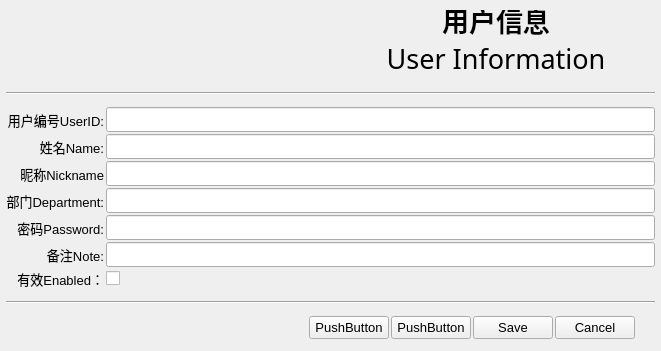
<?xml version="1.0" encoding="UTF-8"?>
<ui version="4.0">
 <class>Form</class>
 <widget class="QWidget" name="Form">
  <property name="geometry">
   <rect>
    <x>0</x>
    <y>0</y>
    <width>661</width>
    <height>351</height>
   </rect>
  </property>
  <property name="maximumSize">
   <size>
    <width>661</width>
    <height>500</height>
   </size>
  </property>
  <property name="font">
   <font>
    <family>Arial</family>
    <pointsize>10</pointsize>
   </font>
  </property>
  <property name="windowTitle">
   <string>Order</string>
  </property>
  <layout class="QVBoxLayout" name="verticalLayout_2">
   <property name="spacing">
    <number>2</number>
   </property>
   <property name="leftMargin">
    <number>6</number>
   </property>
   <property name="topMargin">
    <number>0</number>
   </property>
   <property name="rightMargin">
    <number>6</number>
   </property>
   <property name="bottomMargin">
    <number>2</number>
   </property>
   <item>
    <layout class="QHBoxLayout" name="horizontalLayout_2">
     <property name="bottomMargin">
      <number>10</number>
     </property>
     <item>
      <widget class="QLabel" name="label_logo">
       <property name="minimumSize">
        <size>
         <width>329</width>
         <height>60</height>
        </size>
       </property>
       <property name="maximumSize">
        <size>
         <width>329</width>
         <height>60</height>
        </size>
       </property>
       <property name="text">
        <string/>
       </property>
       <property name="pixmap">
        <pixmap>../res/Zions_100.png</pixmap>
       </property>
       <property name="scaledContents">
        <bool>true</bool>
       </property>
      </widget>
     </item>
     <item>
      <layout class="QVBoxLayout" name="verticalLayout">
       <property name="spacing">
        <number>0</number>
       </property>
       <item>
        <widget class="QLabel" name="label_18">
         <property name="minimumSize">
          <size>
           <width>0</width>
           <height>30</height>
          </size>
         </property>
         <property name="maximumSize">
          <size>
           <width>16777215</width>
           <height>30</height>
          </size>
         </property>
         <property name="font">
          <font>
           <pointsize>20</pointsize>
           <weight>75</weight>
           <bold>true</bold>
          </font>
         </property>
         <property name="text">
          <string>用户信息</string>
         </property>
         <property name="alignment">
          <set>Qt::AlignBottom|Qt::AlignHCenter</set>
         </property>
        </widget>
       </item>
       <item>
        <widget class="QLabel" name="label_19">
         <property name="minimumSize">
          <size>
           <width>0</width>
           <height>30</height>
          </size>
         </property>
         <property name="maximumSize">
          <size>
           <width>16777215</width>
           <height>30</height>
          </size>
         </property>
         <property name="font">
          <font>
           <family>Algerian</family>
           <pointsize>20</pointsize>
           <weight>50</weight>
           <bold>false</bold>
          </font>
         </property>
         <property name="text">
          <string>User Information</string>
         </property>
         <property name="alignment">
          <set>Qt::AlignHCenter|Qt::AlignTop</set>
         </property>
        </widget>
       </item>
      </layout>
     </item>
    </layout>
   </item>
   <item>
    <widget class="Line" name="line">
     <property name="orientation">
      <enum>Qt::Horizontal</enum>
     </property>
    </widget>
   </item>
   <item>
    <layout class="QGridLayout" name="gridLayout">
     <item row="6" column="0">
      <widget class="QLabel" name="label">
       <property name="text">
        <string>有效Enabled：</string>
       </property>
       <property name="alignment">
        <set>Qt::AlignRight|Qt::AlignTrailing|Qt::AlignVCenter</set>
       </property>
      </widget>
     </item>
     <item row="6" column="1">
      <widget class="QCheckBox" name="fEnabled">
       <property name="text">
        <string/>
       </property>
      </widget>
     </item>
     <item row="3" column="0">
      <widget class="QLabel" name="label_14">
       <property name="minimumSize">
        <size>
         <width>0</width>
         <height>25</height>
        </size>
       </property>
       <property name="sizeIncrement">
        <size>
         <width>0</width>
         <height>25</height>
        </size>
       </property>
       <property name="text">
        <string>部门Department:</string>
       </property>
       <property name="alignment">
        <set>Qt::AlignRight|Qt::AlignTrailing|Qt::AlignVCenter</set>
       </property>
      </widget>
     </item>
     <item row="2" column="1">
      <widget class="QLineEdit" name="fNickname">
       <property name="minimumSize">
        <size>
         <width>0</width>
         <height>25</height>
        </size>
       </property>
       <property name="sizeIncrement">
        <size>
         <width>0</width>
         <height>25</height>
        </size>
       </property>
      </widget>
     </item>
     <item row="5" column="0">
      <widget class="QLabel" name="label_15">
       <property name="minimumSize">
        <size>
         <width>0</width>
         <height>25</height>
        </size>
       </property>
       <property name="sizeIncrement">
        <size>
         <width>0</width>
         <height>25</height>
        </size>
       </property>
       <property name="text">
        <string>备注Note:</string>
       </property>
       <property name="alignment">
        <set>Qt::AlignRight|Qt::AlignTrailing|Qt::AlignVCenter</set>
       </property>
      </widget>
     </item>
     <item row="3" column="1">
      <widget class="QLineEdit" name="fAreaCode">
       <property name="minimumSize">
        <size>
         <width>0</width>
         <height>25</height>
        </size>
       </property>
       <property name="sizeIncrement">
        <size>
         <width>0</width>
         <height>25</height>
        </size>
       </property>
       <property name="clearButtonEnabled">
        <bool>true</bool>
       </property>
      </widget>
     </item>
     <item row="0" column="1">
      <widget class="QLineEdit" name="fUserID">
       <property name="minimumSize">
        <size>
         <width>0</width>
         <height>25</height>
        </size>
       </property>
       <property name="sizeIncrement">
        <size>
         <width>0</width>
         <height>25</height>
        </size>
       </property>
       <property name="readOnly">
        <bool>true</bool>
       </property>
       <property name="clearButtonEnabled">
        <bool>true</bool>
       </property>
      </widget>
     </item>
     <item row="4" column="0">
      <widget class="QLabel" name="label_12">
       <property name="minimumSize">
        <size>
         <width>0</width>
         <height>25</height>
        </size>
       </property>
       <property name="sizeIncrement">
        <size>
         <width>0</width>
         <height>25</height>
        </size>
       </property>
       <property name="text">
        <string>密码Password:</string>
       </property>
       <property name="alignment">
        <set>Qt::AlignRight|Qt::AlignTrailing|Qt::AlignVCenter</set>
       </property>
      </widget>
     </item>
     <item row="1" column="1">
      <widget class="QLineEdit" name="fUsername">
       <property name="minimumSize">
        <size>
         <width>0</width>
         <height>25</height>
        </size>
       </property>
       <property name="sizeIncrement">
        <size>
         <width>0</width>
         <height>25</height>
        </size>
       </property>
       <property name="placeholderText">
        <string/>
       </property>
       <property name="clearButtonEnabled">
        <bool>true</bool>
       </property>
      </widget>
     </item>
     <item row="2" column="0">
      <widget class="QLabel" name="label_7">
       <property name="minimumSize">
        <size>
         <width>0</width>
         <height>25</height>
        </size>
       </property>
       <property name="sizeIncrement">
        <size>
         <width>0</width>
         <height>25</height>
        </size>
       </property>
       <property name="text">
        <string>昵称Nickname</string>
       </property>
       <property name="alignment">
        <set>Qt::AlignRight|Qt::AlignTrailing|Qt::AlignVCenter</set>
       </property>
      </widget>
     </item>
     <item row="5" column="1">
      <widget class="QLineEdit" name="fWeb">
       <property name="minimumSize">
        <size>
         <width>0</width>
         <height>25</height>
        </size>
       </property>
       <property name="sizeIncrement">
        <size>
         <width>0</width>
         <height>25</height>
        </size>
       </property>
       <property name="clearButtonEnabled">
        <bool>true</bool>
       </property>
      </widget>
     </item>
     <item row="0" column="0">
      <widget class="QLabel" name="label_13">
       <property name="text">
        <string>用户编号UserID:</string>
       </property>
       <property name="alignment">
        <set>Qt::AlignRight|Qt::AlignTrailing|Qt::AlignVCenter</set>
       </property>
      </widget>
     </item>
     <item row="4" column="1">
      <widget class="QLineEdit" name="fTelefone">
       <property name="minimumSize">
        <size>
         <width>0</width>
         <height>25</height>
        </size>
       </property>
       <property name="sizeIncrement">
        <size>
         <width>0</width>
         <height>25</height>
        </size>
       </property>
       <property name="clearButtonEnabled">
        <bool>true</bool>
       </property>
      </widget>
     </item>
     <item row="1" column="0">
      <widget class="QLabel" name="label_9">
       <property name="minimumSize">
        <size>
         <width>0</width>
         <height>25</height>
        </size>
       </property>
       <property name="sizeIncrement">
        <size>
         <width>0</width>
         <height>25</height>
        </size>
       </property>
       <property name="text">
        <string>姓名Name:</string>
       </property>
       <property name="alignment">
        <set>Qt::AlignRight|Qt::AlignTrailing|Qt::AlignVCenter</set>
       </property>
      </widget>
     </item>
    </layout>
   </item>
   <item>
    <widget class="Line" name="line_2">
     <property name="orientation">
      <enum>Qt::Horizontal</enum>
     </property>
    </widget>
   </item>
   <item>
    <layout class="QHBoxLayout" name="horizontalLayout">
     <item>
      <spacer name="horizontalSpacer">
       <property name="orientation">
        <enum>Qt::Horizontal</enum>
       </property>
       <property name="sizeHint" stdset="0">
        <size>
         <width>40</width>
         <height>20</height>
        </size>
       </property>
      </spacer>
     </item>
     <item>
      <widget class="QPushButton" name="butPDF">
       <property name="text">
        <string>PushButton</string>
       </property>
      </widget>
     </item>
     <item>
      <widget class="QPushButton" name="butPrint_2">
       <property name="text">
        <string>PushButton</string>
       </property>
      </widget>
     </item>
     <item>
      <widget class="QPushButton" name="butSave">
       <property name="text">
        <string>Save</string>
       </property>
       <property name="icon">
        <iconset>
         <normaloff>../res/ico/save.png</normaloff>../res/ico/save.png</iconset>
       </property>
       <property name="iconSize">
        <size>
         <width>16</width>
         <height>16</height>
        </size>
       </property>
      </widget>
     </item>
     <item>
      <widget class="QPushButton" name="butPrint">
       <property name="text">
        <string>Cancel</string>
       </property>
       <property name="icon">
        <iconset>
         <normaloff>../res/ico/printer.png</normaloff>../res/ico/printer.png</iconset>
       </property>
       <property name="iconSize">
        <size>
         <width>16</width>
         <height>16</height>
        </size>
       </property>
      </widget>
     </item>
     <item>
      <spacer name="horizontalSpacer_2">
       <property name="orientation">
        <enum>Qt::Horizontal</enum>
       </property>
       <property name="sizeType">
        <enum>QSizePolicy::Fixed</enum>
       </property>
       <property name="sizeHint" stdset="0">
        <size>
         <width>20</width>
         <height>20</height>
        </size>
       </property>
      </spacer>
     </item>
    </layout>
   </item>
  </layout>
 </widget>
 <resources/>
 <connections/>
 <slots>
  <slot>ReCalc()</slot>
 </slots>
</ui>
